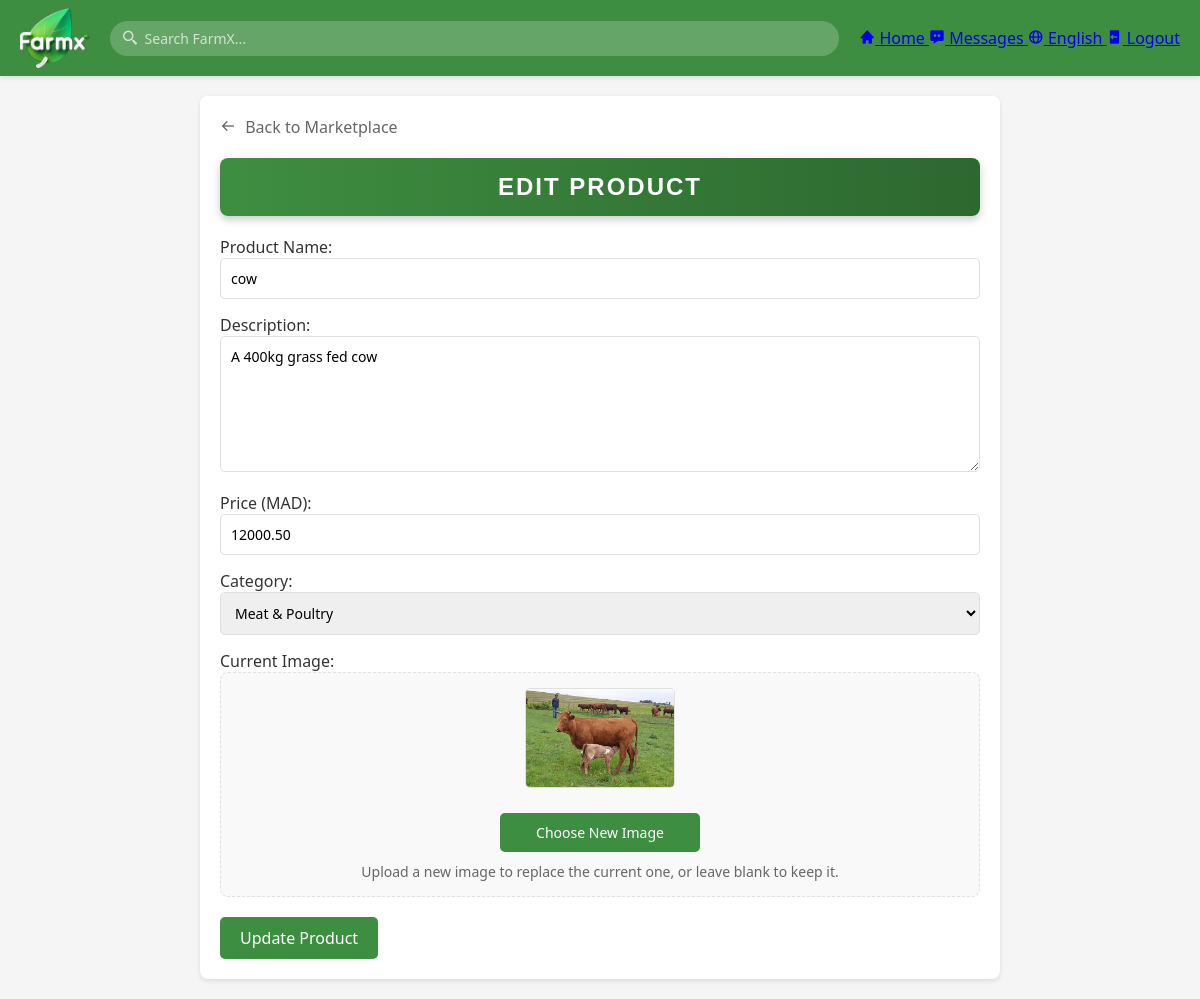
The app's page /edit_product.php?id=1 (signed in) with its own data.
### tables this page shows
CREATE TABLE IF NOT EXISTS `marketplace_items` (
  `id` int NOT NULL AUTO_INCREMENT,
  `seller_id` int NOT NULL,
  `title` varchar(255) NOT NULL,
  `description` text,
  `price` decimal(10,2) NOT NULL,
  `image_url` varchar(255) DEFAULT NULL,
  `category` varchar(50) DEFAULT NULL,
  `status` enum('available','sold','pending') DEFAULT 'available',
  `created_at` timestamp NULL DEFAULT CURRENT_TIMESTAMP,
  PRIMARY KEY (`id`),
  KEY `seller_id` (`seller_id`),
  CONSTRAINT `marketplace_items_ibfk_1` FOREIGN KEY (`seller_id`) REFERENCES `users` (`id`) ON DELETE CASCADE
);

### edit_product.php (the view, shortened to what this page needs)
<?php
$servername = "localhost";
$username = "root";
$password = "";
$dbname = "farmx";
$dsn = "mysql:host=$servername;dbname=$dbname;charset=utf8mb4";
$options = [
    PDO::ATTR_ERRMODE => PDO::ERRMODE_EXCEPTION,
    PDO::ATTR_DEFAULT_FETCH_MODE => PDO::FETCH_ASSOC,
];
try {
    $pdo = new PDO($dsn, $username, $password, $options);
} catch (Exception $e) {
    exit('Database connection failed: ' . $e->getMessage());
}
$product_id = $_GET['id'] ?? null;
$stmt = $pdo->prepare("SELECT * FROM marketplace_items WHERE id = ? AND seller_id = ?");
$stmt->execute([$product_id, $_SESSION['user_id']]);
$product = $stmt->fetch();
?>
<!DOCTYPE html>
<html lang="fr">
<head>
    <link href='https://unpkg.com/boxicons@2.1.4/css/boxicons.min.css' rel='stylesheet'>
</head>
<body>
    <header>
        <div class="header-content">
            <div class="logo">
                <img src="Images/logoinv.png" height="60px" title="Cultivez l'avenir, récoltez le succès">
            </div>
            <div class="search-bar">
                <input type="text" placeholder="Search FarmX...">
                <i class='bx bx-search-alt-2'></i>
            </div>
            <div class="right-nav">
                <a href="main.php" title="Home">
                    <i class='bx bxs-home'></i>
                    <span class="tooltip">Home</span>
                </a>
                <a href="message.php" title="Messages">
                    <i class='bx bxs-message-dots'></i>
                    <span class="tooltip">Messages</span>
                </a>
                <a href="#" id="language-switch" title="Switch Language">
                    <i class='bx bx-globe'></i>
                    <span class="tooltip"><?php echo $_SESSION['language'] === 'en' ? 'Français' : 'English'; ?></span>
                </a>
                <a href="logout.php" title="Logout">
                    <i class='bx bxs-log-out'></i>
                    <span class="tooltip">Logout</span>
                </a>
            </div>
        </div>
    </header>
    <div class="edit-container">
        <a href="market.php" class="back-button">
            <i class='bx bx-arrow-back'></i> Back to Marketplace
        </a>
        <div class="edit-form">
            <h2>Edit Product</h2>
            <form class="edit-form" method="POST" enctype="multipart/form-data">
                <label for="product_name">Product Name:</label>
                <input type="text" id="product_name" name="product_name" value="<?php echo htmlspecialchars($product['title']); ?>" required>
                <label for="product_description">Description:</label>
                <textarea id="product_description" name="product_description" rows="6" required><?php echo htmlspecialchars($product['description']); ?></textarea>
                <label for="product_price">Price (MAD):</label>
                <input type="number" id="product_price" name="product_price" step="0.01" value="<?php echo htmlspecialchars($product['price']); ?>" required>
                <label for="product_category">Category:</label>
                <select id="product_category" name="product_category" required>
                    <option value="meat" <?php echo $product['category'] === 'meat' ? 'selected' : ''; ?>>Meat & Poultry</option>
                </select>
                <label>Current Image:</label>
                <div class="image-upload-section">
                    <?php if ($product['image_url']): ?>
                        <img src="<?php echo htmlspecialchars($product['image_url']); ?>" alt="Current Product Image" class="image-preview" id="imagePreview">
                    <?php else: ?>
                        <img src="Images/default-product.jpg" alt="Default Product Image" class="image-preview" id="imagePreview">
                    <?php endif; ?>
                    <label for="product_image">Choose New Image</label>
                    <p class="upload-text">Upload a new image to replace the current one, or leave blank to keep it.</p>
                </div>
                <button type="submit">Update Product</button>
            </form>
        </div>
    </div>
</body>
</html>

### edit_product.php (style rules this page uses)
* { margin: 0; padding: 0; box-sizing: border-box; font-family: 'Segoe UI', Verdana, sans-serif; }
body { background-color: #f5f5f5; color: #333; }
header { background-color: #3e8e41; color: white; padding: 8px 0; box-shadow: 0 2px 5px rgba(0,0,0,0.1); position: sticky; top: 0; z-index: 1000; }
.header-content { display: flex; justify-content: space-between; align-items: center; padding: 0 20px; }
.logo { display: flex; align-items: center; }
.search-bar { flex-grow: 1; margin: 0 20px; position: relative; display: flex; align-items: center; }
.search-bar input { width: 100%; padding: 8px 15px 8px 35px; border: none; border-radius: 20px; font-size: 14px; outline: none; background-color: rgba(255, 255, 255, 0.2); color: white; }
.search-bar input::placeholder { color: rgba(255, 255, 255, 0.7); }
.search-bar i { position: absolute; left: 12px; font-size: 18px; color: rgba(255, 255, 255, 0.7); }
.edit-container { max-width: 800px; margin: 20px auto; padding: 20px; background-color: white; border-radius: 8px; box-shadow: 0 2px 5px rgba(0,0,0,0.1); }
.edit-form h2 { text-align: center; color: white; font-family: 'Poppins', sans-serif; font-size: 24px; font-weight: 600; text-transform: uppercase; letter-spacing: 2px; padding: 15px 0; background: linear-gradient(to right, #3e8e41, #2d682f); border-radius: 8px; display: inline-block; width: 100%; box-shadow: 0px 4px 8px rgba(0, 0, 0, 0.2); margin-bottom: 20px; }
.edit-form input, .edit-form textarea, .edit-form select { width: 100%; padding: 10px; margin-bottom: 15px; border: 1px solid #e0e0e0; border-radius: 5px; font-size: 14px; outline: none; }
.edit-form button { padding: 10px 20px; background-color: #3e8e41; color: white; border: none; border-radius: 5px; cursor: pointer; font-size: 16px; transition: background-color 0.3s ease; }
.image-upload-section { margin-bottom: 20px; padding: 15px; border: 1px dashed #e0e0e0; border-radius: 8px; background-color: #f9f9f9; text-align: center; }
.image-upload-section label { display: block; background-color: #3e8e41; color: white; padding: 10px 15px; border-radius: 5px; cursor: pointer; font-size: 14px; font-weight: 500; transition: background-color 0.3s ease; margin-top: 10px; max-width: 200px; margin-left: auto; margin-right: auto; }
.image-upload-section .image-preview { max-width: 150px; max-height: 150px; margin: 0 auto 10px auto; border-radius: 5px; object-fit: cover; border: 1px solid #e0e0e0; }
.image-upload-section .upload-text { font-size: 14px; color: #666; margin-top: 10px; }
.back-button { display: inline-block; color: #666; text-decoration: none; margin-bottom: 20px; }
.back-button i { margin-right: 5px; }

### records on screen
marketplace_items: product_name "cow", product_description "A 400kg grass fed cow", product_price "12000.50", product_category "Meat & Poultry", image_url (picture)
